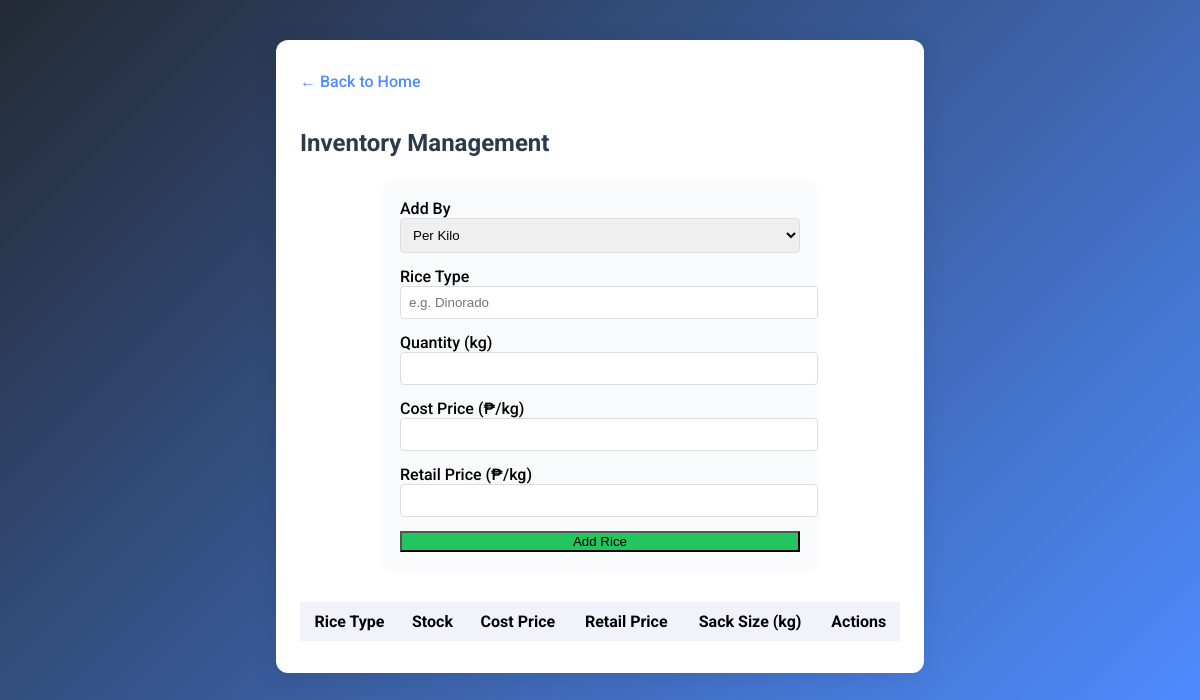
Before: /inventory with the older database file.
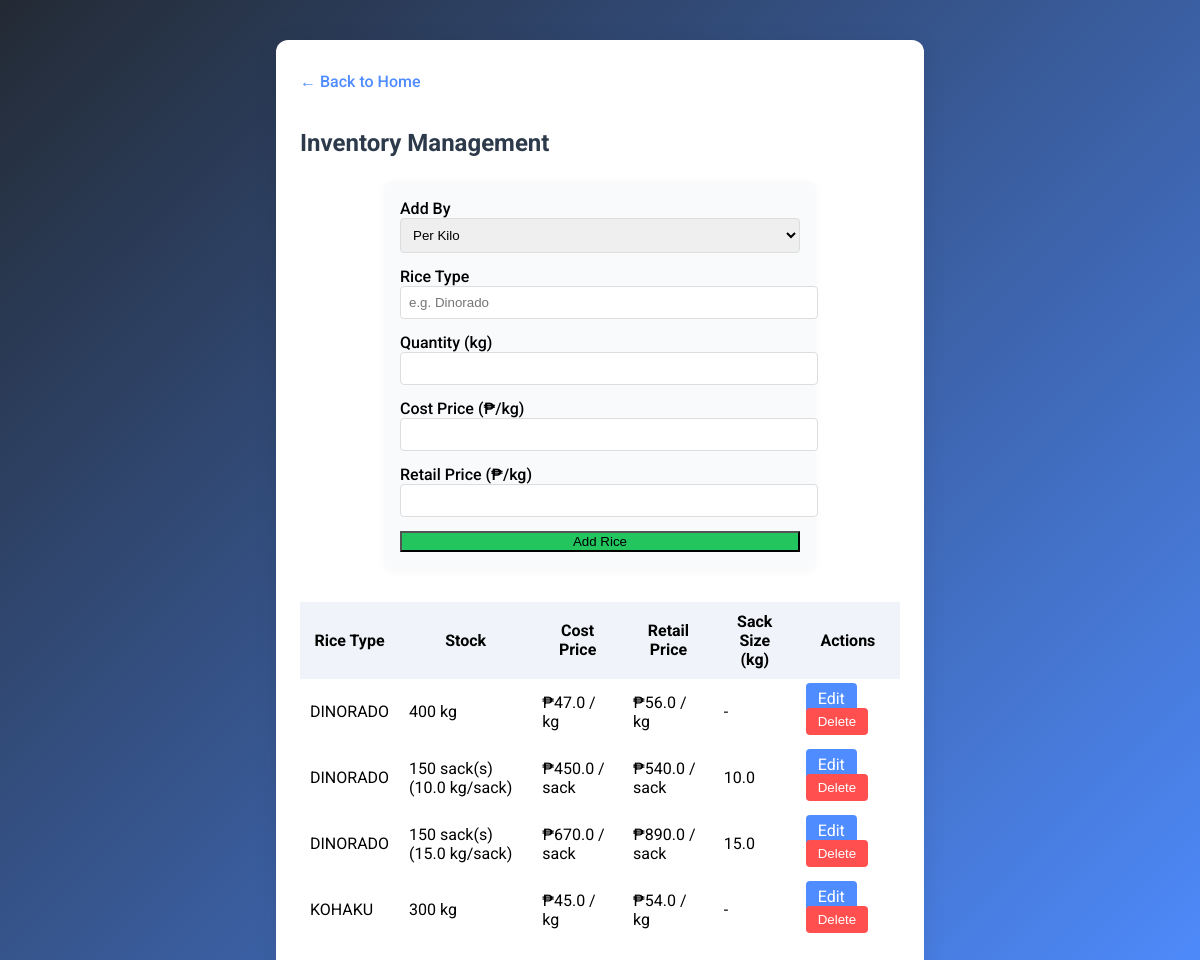
After: the same page with the newer database file.
### tables this page shows
CREATE TABLE inventory (
            id INTEGER PRIMARY KEY AUTOINCREMENT,
            product_name TEXT NOT NULL,
            supplier_id INTEGER,
            quantity INTEGER,
            cost_price REAL,
            retail_price REAL,
            sack_size REAL,
            sack_price REAL,
            FOREIGN KEY (supplier_id) REFERENCES suppliers(id)
        );

### app.py (the view)
@app.route('/inventory')
def inventory():
    inventory = query_db('SELECT * FROM inventory ORDER BY product_name')
    return render_template('inventory.html', inventory=inventory)

### database/db.py (called while the page is built)
def get_db():
    db = getattr(g, '_database', None)
    if db is None:
        db = g._database = sqlite3.connect(DATABASE)
        db.row_factory = sqlite3.Row
    return db

def query_db(query, args=(), one=False):
    cur = get_db().execute(query, args)
    rv = cur.fetchall()
    cur.close()
    return (rv[0] if rv else None) if one else rv

### templates/inventory.html (shortened to what this page needs)
<!DOCTYPE html>
<html lang="en">
<head>
</head>
<body>
    <div class="container">
        <a href="/" class="back-link">&larr; Back to Home</a>
        <h2>Inventory Management</h2>
        <form action="/inventory/add" method="post" id="addInventoryForm" style="background:#f8fafc;border-radius:8px;padding:18px 16px;max-width:400px;margin:0 auto 24px auto;box-shadow:0 2px 8px rgba(0,0,0,0.03);">
            <div style="margin-bottom:14px;">
                <label for="add_type" style="font-weight:500;">Add By</label>
                <select id="add_type" name="add_type" style="width:100%;padding:8px;border-radius:4px;border:1px solid #ddd;" onchange="toggleAddType()">
                    <option value="kilo">Per Kilo</option>
                </select>
            </div>
            <div style="margin-bottom:14px;">
                <label for="product_name" style="font-weight:500;">Rice Type</label>
                <input type="text" id="product_name" name="product_name" required placeholder="e.g. Dinorado" style="width:100%;padding:8px;border-radius:4px;border:1px solid #ddd;">
            </div>
            <div id="kilo_fields">
                <div style="margin-bottom:14px;">
                    <label for="quantity" style="font-weight:500;">Quantity (kg)</label>
                    <input type="number" id="quantity" name="quantity" min="1" step="0.01" required style="width:100%;padding:8px;border-radius:4px;border:1px solid #ddd;">
                </div>
                <div style="margin-bottom:14px;">
                    <label for="cost_price" style="font-weight:500;">Cost Price (₱/kg)</label>
                    <input type="number" id="cost_price" name="cost_price" min="0" step="0.01" required style="width:100%;padding:8px;border-radius:4px;border:1px solid #ddd;">
                </div>
                <div style="margin-bottom:14px;">
                    <label for="retail_price" style="font-weight:500;">Retail Price (₱/kg)</label>
                    <input type="number" id="retail_price" name="retail_price" min="0" step="0.01" required style="width:100%;padding:8px;border-radius:4px;border:1px solid #ddd;">
                </div>
            </div>
            <button type="submit" class="menu-btn" style="width:100%;background:#22c55e;">Add Rice</button>
        </form>
        <table style="width:100%;border-collapse:collapse;margin-top:32px;">
            <tr>
                <th style="background:#f0f4fa;padding:10px;">Rice Type</th>
                <th style="background:#f0f4fa;padding:10px;">Stock</th>
                <th style="background:#f0f4fa;padding:10px;">Cost Price</th>
                <th style="background:#f0f4fa;padding:10px;">Retail Price</th>
                <th style="background:#f0f4fa;padding:10px;">Sack Size (kg)</th>
                <th style="background:#f0f4fa;padding:10px;">Actions</th>
            </tr>
            {% for item in inventory %}
            <tr>
                <td style="padding:10px;">{{ item['product_name'] }}</td>
                {% if item['sack_size'] and item['sack_size'] > 0 %}
                    <td style="padding:10px;">{{ item['quantity'] }} sack(s) ({{ item['sack_size']|round(2) }} kg/sack)</td>
                    <td style="padding:10px;">₱{{ item['cost_price']|round(2) }} / sack</td>
                    <td style="padding:10px;">₱{{ item['retail_price']|round(2) }} / sack</td>
                    <td style="padding:10px;">{{ item['sack_size']|round(2) }}</td>
                {% else %}
                    <td style="padding:10px;">{{ item['quantity']|round(2) }} kg</td>
                    <td style="padding:10px;">₱{{ item['cost_price']|round(2) }} / kg</td>
                    <td style="padding:10px;">₱{{ item['retail_price']|round(2) }} / kg</td>
                    <td style="padding:10px;">-</td>
                {% endif %}
                <td style="padding:10px;">
                    <a href="/inventory/edit/{{ item['id'] }}" class="btn edit" style="background:#4f8cff;color:#fff;padding:6px 12px;border-radius:4px;text-decoration:none;">Edit</a>
                    <form action="/inventory/delete/{{ item['id'] }}" method="post" style="display:inline;">
                        <button type="submit" class="btn delete" style="background:#ff4f4f;color:#fff;padding:6px 12px;border-radius:4px;border:none;">Delete</button>
                    </form>
                </td>
            </tr>
            {% endfor %}
        </table>
    </div>
</body>
</html>

### templates/inventory.html (style rules this page uses)
body { font-family: 'Roboto', Arial, sans-serif; background: linear-gradient(135deg, #232a34 0%, #4f8cff 100%); margin: 0; transition: background 0.6s; }
.container { max-width: 600px; margin: 40px auto; background: #fff; border-radius: 12px; box-shadow: 0 4px 24px rgba(0,0,0,0.08); padding: 32px 24px; }
h2 { color: #2d3a4b; margin-bottom: 24px; font-size: 1.5rem; font-weight: 700; }
.back-link { display: inline-block; margin-bottom: 18px; color: #4f8cff; text-decoration: none; font-weight: 500; }

Changed rows visible on the page:
added inventory: product_name "DINORADO", quantity "400", cost_price "47.0", retail_price "56.0"
added inventory: product_name "DINORADO", quantity "150", sack_size "10.0", cost_price "450.0", retail_price "540.0"
added inventory: product_name "DINORADO", quantity "150", sack_size "15.0", cost_price "670.0", retail_price "890.0"
added inventory: product_name "KOHAKU", quantity "300", cost_price "45.0", retail_price "54.0"
